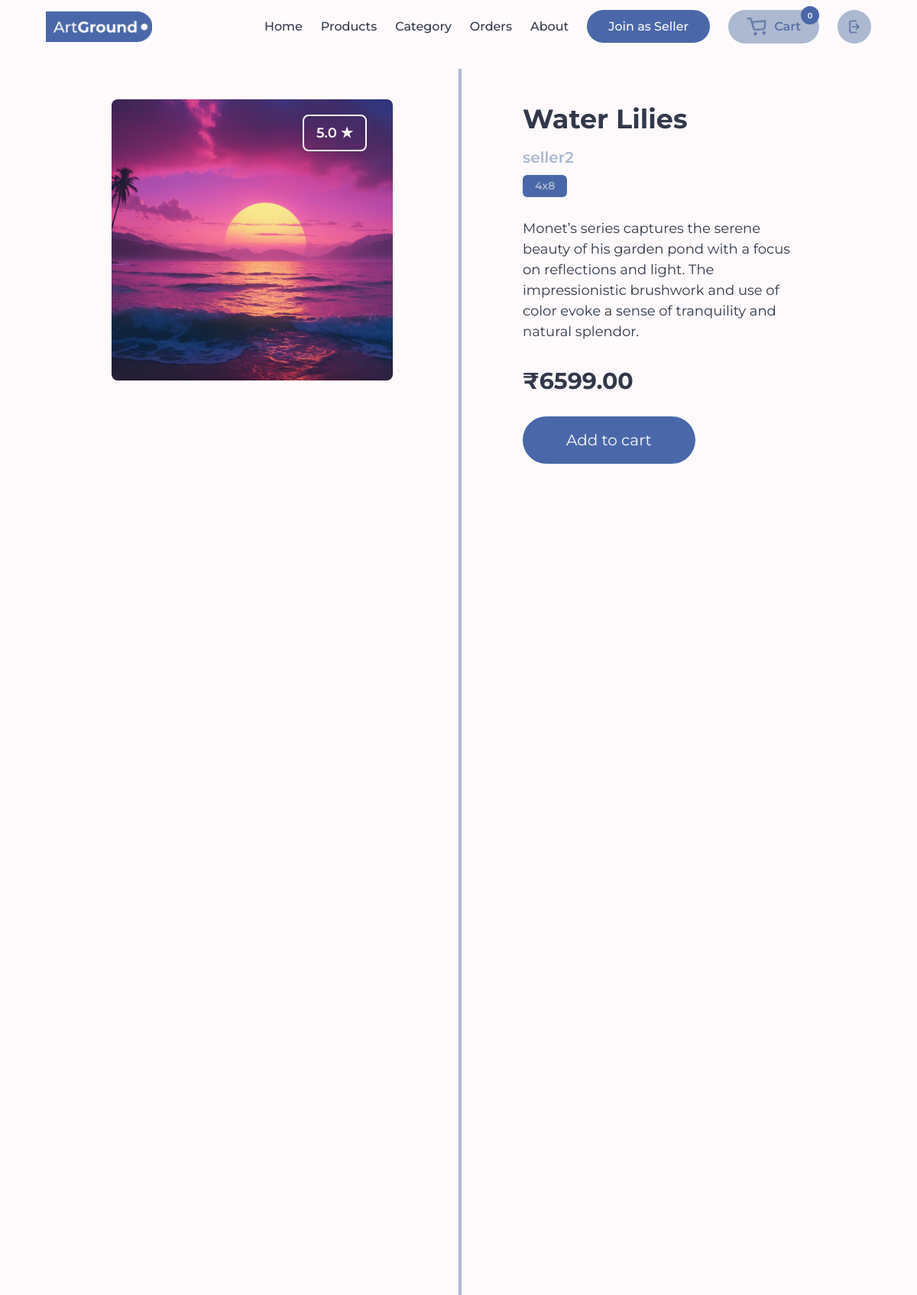
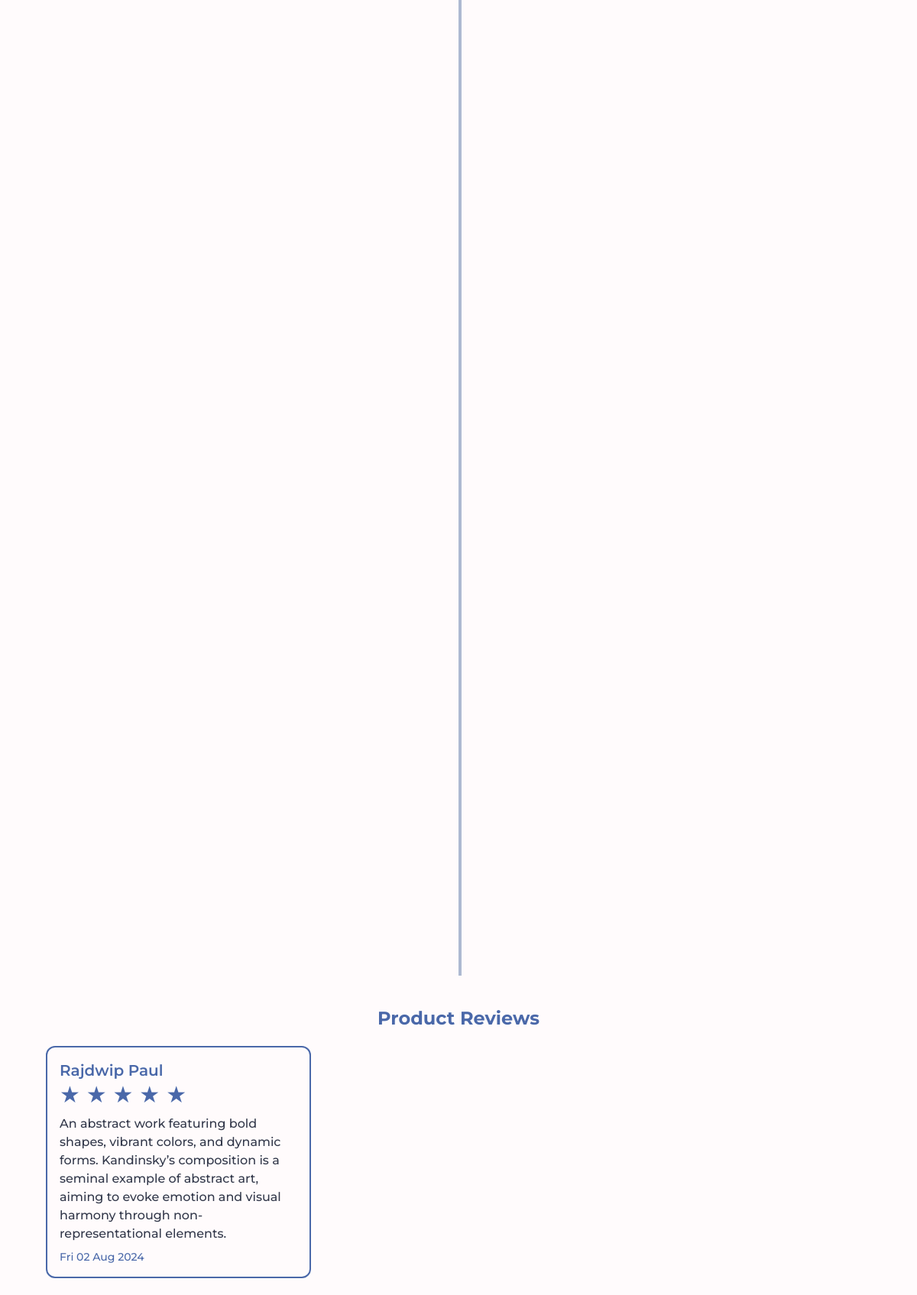
The page /product/uY5pEVMMEF (signed in) on the database its author committed (2 pictures, top to bottom).
### Seller/models.py (models this page shows, shortened)
class Product(models.Model):
    CATEGORY_CHOICES = [
        ('null', 'Select Category'),
        ('oil', 'Oil painting'),
        ('acrylic', 'Acrylic painting'),
        ('water', 'water painting'),
        ('pastel', 'pastel painting'),
        ('spray', 'spray painting'),
        ('other', 'other painting')
    ]
    SIZE_CHOICES = [
        ('null', 'Select Size'),
        ('4x8', '4 x 8 inches (10.16 x 20.32 cm) - Small'),
        ('8x10', '8 x 10 inches (20.32 x 25.4 cm) - Medium'),
        ('16x20', '16 x 20 inches (40.64 x 50.8 cm) - Large'),
        ('24x30', '24 x 30 inches (60.96 x 76.2 cm) - Large'),
    ]
    product_id = models.CharField(primary_key=True, max_length=10, unique=True, editable=False)
    seller = models.ForeignKey(Seller, on_delete=models.CASCADE)
    name = models.CharField(max_length=255)
    price = models.DecimalField(max_digits=10, decimal_places=2)
    description = models.TextField()
    image = models.ImageField(upload_to='product_images/')
    category = models.CharField(max_length=10, choices=CATEGORY_CHOICES, default='null')
    size = models.CharField(max_length=6, choices=SIZE_CHOICES, default='null')
    created_at = models.DateTimeField(auto_now_add=True)
    updated_at = models.DateTimeField(auto_now=True)
    rating = models.DecimalField(max_digits=5,decimal_places=1, default=1.0)

### Account/models.py (models this page shows)
class Seller(models.Model):
    user = models.OneToOneField(User, on_delete=models.CASCADE, primary_key=True)
    phone_number = models.CharField(max_length=10)
    full_name = models.CharField(max_length=100)
    def __str__(self):
        return self.full_name

class Customer(models.Model):
    user = models.OneToOneField(User, on_delete=models.CASCADE, primary_key=True)
    phone_number = models.CharField(max_length=10)
    full_name = models.CharField(max_length=100)
    def __str__(self):
        return self.full_name

### Customer/models.py (models this page shows, shortened)
class productReview(models.Model):
    ratings = [
        (1, 1),
        (2, 2),
        (3, 3),
        (4, 4),
        (5, 5),
    ]
    user = models.ForeignKey(Customer, on_delete=models.CASCADE, default=None)
    product = models.ForeignKey(Product, on_delete=models.CASCADE, default=None)
    review = models.TextField()
    rating = models.IntegerField(choices=ratings, default=1)
    date = models.DateTimeField(auto_now_add=True)

### Customer/views.py (the view, shortened to what this page needs)
# urls.py: path('product/<str:product_id>', views.product_page, name='product_page'),
@login_required()
@customer_required
def product_page(request, product_id):
    product = Product.objects.get(product_id=product_id)
    similar_products = Product.objects.filter(category=product.category).exclude(product_id=product_id)
    reviews = productReview.objects.filter(product=product)
    return render(request, 'ProductPage.html',
                  {'product': product, 'similar_products': similar_products, 'reviews': reviews})

### Customer/templatetags/custom_filters.py (called while the page is built)
@register.filter(name="cart_total")
def cart_total(cart):
    return len(cart)

@register.filter(name='star_range')
def star_range(value):
    return range(value)

### Customer/templates/ProductPage.html (shortened to what this page needs)
{% load static tailwind_tags %} {% load custom_filters %}
<!DOCTYPE html>
<html lang="en">
  <head>
    <link rel="stylesheet" href="../../static/styles.css" />
    <script src="https://cdn.tailwindcss.com"></script>
    {% tailwind_css %}
  </head>
  <body class="bg-primary px-[60px] overflow-x-hidden">
    {% include 'navbar.html' %}
    <div class="grid grid-cols-2 h-[85vh] mt-5">
      <div class="p-10 relative">
        <img
          src="/media/{{product.image}}"
          alt=""
          class="w-[80%] mx-auto rounded-lg aspect-square object-cover"
        />
        <span
          class="absolute top-[60px] flex gap-1 right-[120px] border-primary border-[2px] text-primary text-lg font-semibold rounded-lg py-2 px-4 bg-opacity-40 backdrop-blur-lg"
          >{{ product.rating }} ★
          </span>
      </div>
      <div class="border-l-4 border-secondary p-10 px-20 flex flex-col gap-2">
        <h1 class="text-[35px] text-text font-bold">{{product.name}}</h1>
        <h2 class="text-[20px] text-secondary font-semibold">
          {{product.seller}}
        </h2>
        <h3
          class="text-[14px] text-secondary w-fit px-4 py-1 rounded-md bg-accent font-semibold"
        >
          {{product.size}}
        </h3>
        <p class="text-[18px] text-text mt-5 line-clamp-6" title="">{{product.description}}</p>
        <div class="flex gap-4 mt-5 text-[30px] text-text font-bold">
          ₹{{product.price}}
        </div>
        <div class="flex gap-2 w-[60%] mt-4">
           {% if product|is_in_cart:request.session.cart %}
          <div
            class="w-full h-full text-text flex justify-between items-center border-solid border-[2px] rounded-full"
          >
            {% csrf_token %}
            <form
              method="POST"
              class="h-full text-[20px] bg-accent rounded-s-full text-primary"
              action="/product/{{ product.product_id }}"
            >
              {% csrf_token %}
              <input
                type="text"
                value="{{ product.product_id }}"
                class="hidden"
                name="productID"
              />
              <input type="text" value="True" class="hidden" name="remove" />
              <button
                class="w-full px-[25px] h-full bg-accent rounded-full text-primary py-4"
                type="submit"
              >
                -
              </button>
            </form>
            <div class="text-[20px]">
              {{ product|cart_quantity:request.session.cart }} in cart
            </div>
            <form
              method="POST"
              class="h-full text-[20px] bg-accent rounded-e-full text-primary"
              action="/product/{{ product.product_id }}"
            >
              {% csrf_token %}
              <input
                type="text"
                value="{{ product.product_id }}"
                class="hidden"
                name="productID"
              />
              <button
                class="w-full px-[25px] h-full bg-accent rounded-full text-primary"
                type="submit"
              >
                +
              </button>
            </form>
          </div>
          {% else %}
          <form
            class="w-full"
            method="POST"
            action="/product/{{ product.product_id }}"
          >
            <button
              class="w-full h-full bg-accent rounded-full py-4 text-primary text-[20px]"
              type="submit"
            >
              Add to cart
            </button>
          </form>
          {% endif %}
        </div>
      </div>
    </div>
    <h1 class="font-bold text-center text-accent text-2xl mt-10 mb-5">
      Product Reviews
    </h1>
    <div class="grid grid-cols-3 gap-5 mb-10">
        {% for review in reviews %}
        	<div class="flex flex-col bg-primary border-2 border-accent p-4 w-full rounded-xl">
        <span class="text-accent text-xl font-semibold">{{ review.user }}</span>
        <span class="text-3xl text-accent">
            {% for _ in review.rating|star_range %}
                <span class="star">★</span>
            {% endfor %}
        </span>
        <span class="w-full my-2 text-text font-medium cursor-pointer" title="{{ review.review }}">
         {{ review.review }}
        </span>
        <span class="text-sm text-accent font-medium mt-auto">{{ review.date|date:"D d M Y" }}</span>
      </div>
            {% empty %}
            <p class="text-2xl font-Montserrat">No reviews available</p>
        {% endfor %}
    </div>
  </body>
</html>

### static/styles.css (style rules this page uses)
* { box-sizing: border-box; margin: 0; padding: 0; font-family: "Montserrat", sans-serif !important; --tw-ring-color: none !important; }
:root { --primary: "#FFFBFC"; --secondary: "#ADB9D1"; --accent: "#4A68A9"; --text: "#32384A"; --product: "#ECEDEF"; }
::placeholder { color: #adb9d1 !important; }

### rows shown on the page
Product: image (picture), rating "5.0", name "Water Lilies", seller "seller2", size "4x8", description "Monet’s series captures the serene beauty of his garden pond with a focus on reflections and light. The impressionistic brushwork and use of color evoke a sense of tranquility and natural splendor.", price "6599.00"
productReview: user "Rajdwip Paul", rating 5 (drawn), review "An abstract work featuring bold shapes, vibrant colors, and dynamic forms. Kandinsky’s composition is a seminal example of abstract art, aiming to evoke emotion and visual harmony through non-representational elements.", date "Fri 02 Aug 2024"

### other values the page prints
{{ request.session.cart|cart_total }} "0"
